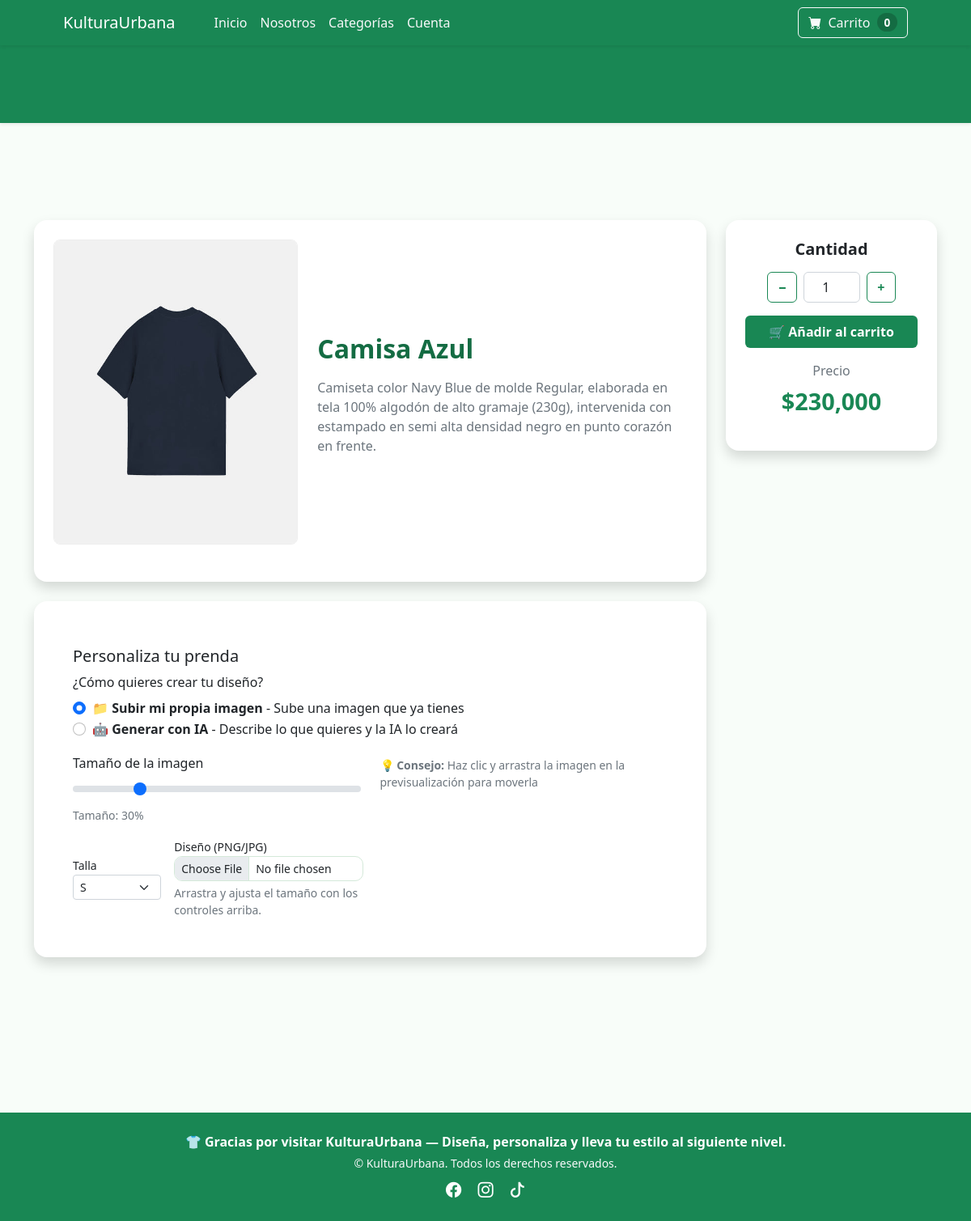
The app's page /customization/product/17/ with its own data.
### store/models.py (models this page shows, shortened)
class Product(models.Model):
    name = models.CharField(max_length=100)
    price = models.IntegerField(default=0)
    category = models.ForeignKey(Category, on_delete=models.CASCADE, default=1)
    description = models.CharField(max_length=350, default='', blank=True, null=True)
    image = models.ImageField(upload_to='uploads/products/')
    is_sale = models.BooleanField(default=False)
    sale_price = models.IntegerField(default=0)

### customization/views.py (the view)
# urls.py: path('product/<int:pk>/', views.product, name='product'),
def product(request, pk):
    product = Product.objects.get(id=pk)
    return render(request, 'product.html', {'product': product})

### cart/cart.py (called while the page is built)
    def __len__(self):
        return len(self.cart)

### cart/context_processors.py (called while the page is built)
def cart(request):
    return {'cart': Cart(request)}

### store/context_processors.py (called while the page is built)
def categories_context(request):
    categories = Category.objects.all()
    return {'categories': categories}

### store/models.py (called while the page is built)
    def __str__(self):
        return self.name

### customization/templates/product.html (shortened to what this page needs)
{% extends 'base.html' %}
{% block content%}
<header class="bg-success py-5 text-white shadow-sm">
</header>
<br/><br/><br/>
<div class="container mt-5">
    <div class="row g-4 align-items-start">
        <div class="col-md-9">
            <div class="card shadow border-0 rounded-4 p-4 d-flex flex-row align-items-center">
                <div class="mb-3 me-4">
                <canvas id="mockupCanvas" style="max-width:520px;width:100%;border:1px solid #eee;border-radius:8px;"></canvas>
                </div>
                <div class="col-md-7">
                    <h2 class="fw-bold mb-3">{{ product.name }}</h2>
                    <p class="text-muted" style="font-size: 1rem;">{{ product.description }}</p>
                </div>
            </div>
            <br/>
            <div class="card shadow border-0 rounded-4 p-5 d-flex align-items-left">
                             <h5 class="mt-2">Personaliza tu prenda</h5>
            <div class="row mb-3">
              <div class="col-12">
                <label class="form-label">¿Cómo quieres crear tu diseño?</label>
                <div class="form-check">
                  <input class="form-check-input" type="radio" name="tipo_diseno" id="tipo_imagen" value="imagen" checked>
                  <label class="form-check-label" for="tipo_imagen">
                    <strong>📁 Subir mi propia imagen</strong> - Sube una imagen que ya tienes
                  </label>
                </div>
                <div class="form-check">
                  <input class="form-check-input" type="radio" name="tipo_diseno" id="tipo_ia" value="ia">
                  <label class="form-check-label" for="tipo_ia">
                    <strong>🤖 Generar con IA</strong> - Describe lo que quieres y la IA lo creará
                  </label>
                </div>
              </div>
            </div>
            <div class="row mb-3">
              <div class="col-md-6">
                <label for="tamaño_slider" class="form-label">Tamaño de la imagen</label>
                <input type="range" id="tamaño_slider" class="form-range" min="0.1" max="1.0" step="0.05" value="0.3">
                <div class="form-text">Tamaño: <span id="tamaño_value">30%</span></div>
              </div>
              <div class="col-md-6">
                <div class="form-text">
                  <strong>💡 Consejo:</strong> Haz clic y arrastra la imagen en la previsualización para moverla
                </div>
              </div>
            </div>
            <form class="row gy-2 gx-3 align-items-center"
                  method="post"
                  action="{% url 'customization:personalizar_producto' product.id %}"
                  enctype="multipart/form-data">
              <div class="col-sm-2">
                <label for="perso_talla" class="form-label mb-0 small">Talla</label>
                <select id="perso_talla" name="talla" class="form-select form-select-sm" required>
                  <option value="S">S</option>
                </select>
              </div>
              <div class="col-sm-4" id="imagen_container">
                <label for="perso_imagen" class="form-label mb-0 small">Diseño (PNG/JPG)</label>
                <input id="perso_imagen" type="file" name="imagen_diseno"
                       accept=".png,.jpg,.jpeg" class="form-control form-control-sm">
                <div class="form-text">Arrastra y ajusta el tamaño con los controles arriba.</div>
              </div>
              <div class="col-sm-2 d-grid">
              </div>
            </form>
            </div>
        </div>
        <div class="col-md-3">
            <div class="card shadow border-0 rounded-4 p-4 text-center">
                <h5 class="fw-bold mb-3">Cantidad</h5>
                <div class="d-flex justify-content-center align-items-center mb-3">
                    <button class="btn btn-outline-secondary fw-bold" id="decreaseQty">−</button>
                    <input type="number" id="qty-cart" value="1" min="1" class="form-control text-center mx-2" style="width: 70px;">
                    <button class="btn btn-outline-secondary fw-bold" id="increaseQty">+</button>
                </div>
                <button type="button" value="{{ product.id }}" class="btn btn-success w-100 py-2 mb-3 fw-semibold" id="add-cart">
                    🛒 Añadir al carrito
                </button>
                {% load humanize %}
                <div>
                    <p class="text-muted mb-1">Precio</p>
                    {% if product.is_sale %}
                        <p class="fw-bold text-success" style="font-size: 1.8rem;">
                            ${{ product.sale_price|intcomma }}
                        </p>
                        <small class="text-decoration-line-through text-muted">${{ product.price|intcomma }}</small>
                    {% else %}
                        <p class="fw-bold text-success" style="font-size: 1.8rem;">
                            ${{ product.price|intcomma }}
                        </p>
                    {% endif %}
                </div>
            </div>
        </div>
    </div>
</div>
<br/><br/><br/><br/><br/><br/><br/><br/>
<script>
  // --- NUEVO: Función para generar la imagen final combinada ---
function guardarDisenoFinal() {
    const canvas = document.getElementById("mockupCanvas");
    const ctx = canvas.getContext("2d");
    const finalCanvas = document.createElement("canvas");
    const finalCtx = finalCanvas.getContext("2d");
    // Igualar dimensiones
    finalCanvas.width = canvas.width;
    finalCanvas.height = canvas.height;
    // Redibujar la prenda base y el diseño
    finalCtx.drawImage(baseImg, 0, 0, canvas.width, canvas.height);
    if (designImg && designImg.width > 0) {
        const tamaño = parseFloat(document.getElementById("tamaño_slider").value);
        const W = canvas.width;
        const H = canvas.height;
        const dw = W * tamaño;
        const scale = dw / designImg.width;
        const dh = Math.round(designImg.height * scale);
        const dx = Math.round(W * currentPosX - dw / 2);
        const dy = Math.round(H * currentPosY - dh / 2);
        finalCtx.drawImage(designImg, dx, dy, dw, dh);
    }
    // Convertir a Base64
    const imagenFinal = finalCanvas.toDataURL("image/png");
    console.log("🧵 Imagen final generada:", imagenFinal.substring(0, 100) + "...");
    // Retornar el string Base64
    return imagenFinal;
}
// --- CLICK EN AGREGAR AL CARRITO ---
$(document).on('click', '#add-cart', function(e){
    e.preventDefault();
    // 1️⃣ Generar la imagen final
    const imagenFinal = guardarDisenoFinal();
    // 2️⃣ Enviar al backend
    $.ajax({
        type: 'POST',
        url: '{% url "cart_add" %}',
        data: {
            product_id: $('#add-cart').val(),
            product_qty: $('#qty-cart').val(),
            final_image: imagenFinal,   // 👈 Enviamos la imagen
            csrfmiddlewaretoken: '{{ csrf_token }}',
            action: 'post'
        },
        success: function(response){
            document.getElementById('cart_quantity').textContent = response.cart_quantity;
            location.reload();
        },
        error: function(xhr, errmsg, err){
            console.error("❌ Error al agregar al carrito:", err);
        }
    });
});
</script>
{% endblock %}

### records on screen
Product: name "Camisa Azul", description "Camiseta color Navy Blue de molde Regular, elaborada en tela 100% algodón de alto gramaje (230g), intervenida con estampado en semi alta densidad negro en punto corazón en frente.", price "230,000"

### other values on screen
{{ cart|length }} "0"
